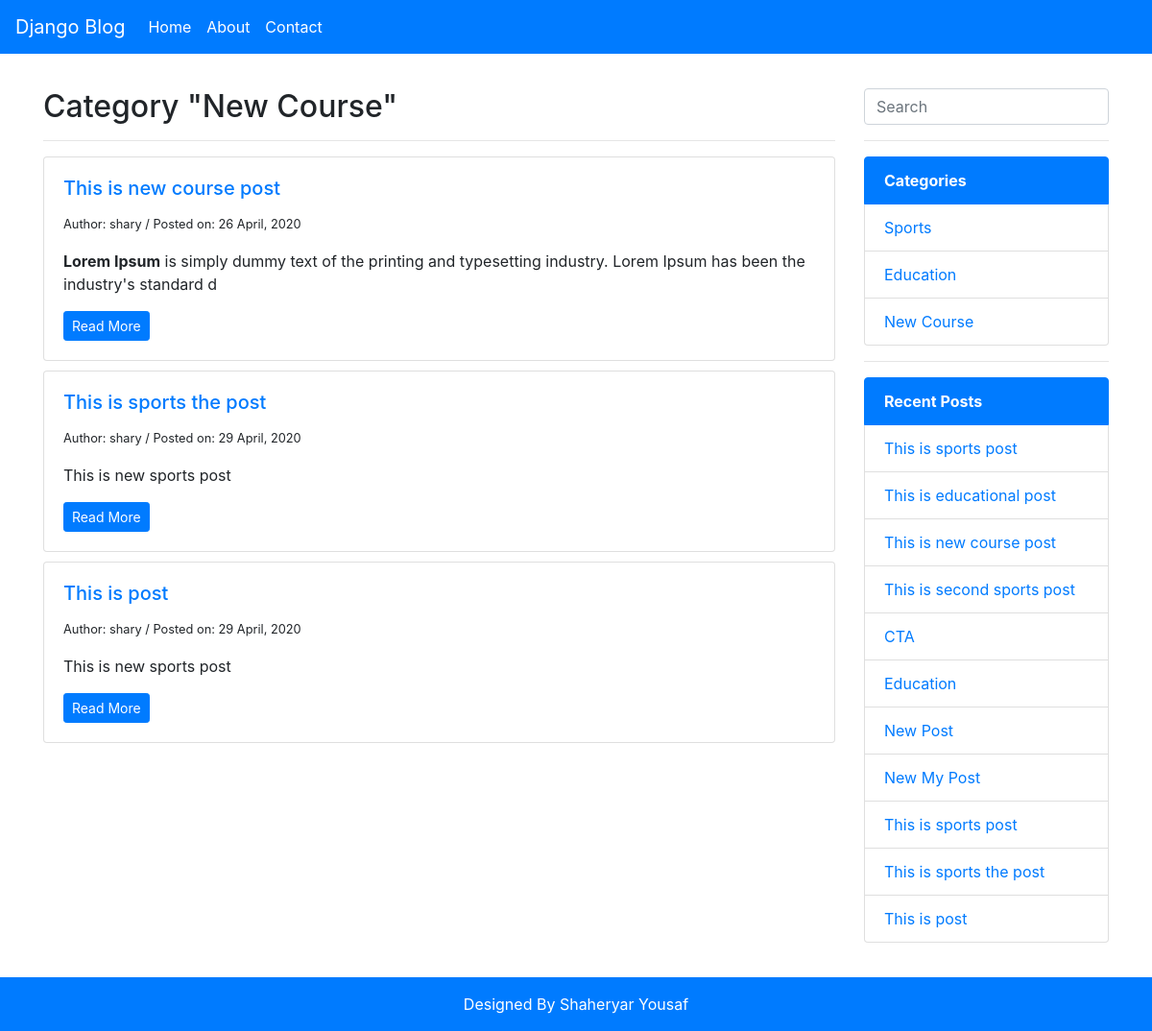
Page /blog/category/new-course on the committed database.
### posts/models.py (models this page shows, shortened)
class Category(models.Model):
    title = models.CharField(max_length=200)
    meta_title = models.CharField(max_length=200, blank=True)
    meta_description = models.TextField(blank=True)
    slug = models.SlugField(unique=True, blank=True)
    created_at = models.DateTimeField(auto_now_add=True)
    updated_at = models.DateTimeField(auto_now=True)
    class Meta:
        verbose_name = 'Category'
        verbose_name_plural = 'Categories'

class Post(models.Model):
    category = models.ForeignKey(Category, on_delete=models.DO_NOTHING, related_name='category_set')
    title = models.CharField(max_length=200)
    description = RichTextField()
    is_published = models.BooleanField(default=True)
    author = models.ForeignKey(User, on_delete=models.DO_NOTHING)
    meta_title = models.CharField(max_length=200, blank=True)
    meta_description = models.TextField(blank=True)
    slug = models.SlugField(unique=True, blank=True)
    created_at = models.DateTimeField(auto_now_add=True)
    updated_at = models.DateTimeField(auto_now=True)

### posts/views.py (the view)
# urls.py: path('category/<slug>', views.category, name='category'),
def category(request, slug):
	category = Category.objects.get(slug=slug)
	cposts = Post.objects.filter(category=category.id).filter(is_published=True)
	categories = Category.objects.all()
	posts = Post.objects.all().filter(is_published=True)
	context = {
		'category': category,
		'cposts': cposts,
		'categories': categories,
		'posts': posts
	}
	return render(request, 'posts/category.html', context)
	pass

### templates/posts/category.html (shortened to what this page needs)
{% extends 'base.html' %}
{% block content %}
	<div class="col-lg-9 col-xs-12">
		<h2>Category "{{category.title}}"</h2>
		<hr />
    	{% if cposts %}
    		{% for post in cposts %}
	    	<div class="card">
			  	<div class="card-body">
				    <h5 class="card-title"><a href="{% url 'index' post.slug %}">{{post.title}}</a></h5>
				    <small>Author: {{ post.author }}  / Posted on: {{ post.created_at | date:"d F, Y" }}</small>
				    <p class="card-text">{{post.description | safe | slice:":150"}}</p>
				    <a href="{% url 'index' post.slug %}" class="btn btn-primary btn-sm">Read More</a>
			  	</div>
			</div>
			{% endfor %}
    	{% else %}
    		No Posts
    	{% endif %}
    </div>
    <div class="col-lg-3 col-xs-12">
        {% include 'partials/sidebar.html' %}
    </div>
{% endblock %}

### templates/partials/sidebar.html (shortened to what this page needs)
<aside>
	<form action="{% url 'search' %}">
	    <input type="search" name="keywords" placeholder="Search" class="form-control" />
	</form>
    <hr />
    <ul class="list-group">
    	<li class="list-group-item active"><b>Categories</b></li>
    	{% if categories %}
    		{% for category in categories %}
    			<li class="list-group-item"><a href="{% url 'category' category.slug %}">{{ category.title }}</a></li>
    		{% endfor %}
    	{% else %}
    		No Categories
    	{% endif %}
    </ul>
    <hr />
    <ul class="list-group">
    	<li class="list-group-item active"><b>Recent Posts</b></li>
    	{% if posts %}
    		{% for post in posts %}
    			<li class="list-group-item"><a href="{% url 'index' post.slug %}">{{post.title}}</a></li>
    		{% endfor %}
    	{% else %}
    		No Posts
    	{% endif %}
    </ul>
</aside>

### blog/static/css/style.css (style rules this page uses)
p { margin-top: 1rem !important; }
.card { margin-bottom: 10px; }
.card h5 a, .card h5 a:hover { text-decoration: none; }
ul li a, ul li a:hover { text-decoration: none; }

### rows in the picture
Category: title "New Course"
Post: title "This is new course post", author "shary", created_at "26 April, 2020", description "Lorem Ipsum is simply dummy text of the printing and typesetting industry. Lorem Ipsum has been the industry's standard d"
Post: title "This is sports the post", author "shary", created_at "29 April, 2020", description "This is new sports post"
Post: title "This is post", author "shary", created_at "29 April, 2020", description "This is new sports post"
Category: title "Sports"
Category: title "Education"
Post: title "This is sports post"
Post: title "This is educational post"
Post: title "This is second sports post"
Post: title "CTA"
Post: title "Education"
Post: title "New Post"
Post: title "New My Post"
Post: title "This is sports post"
